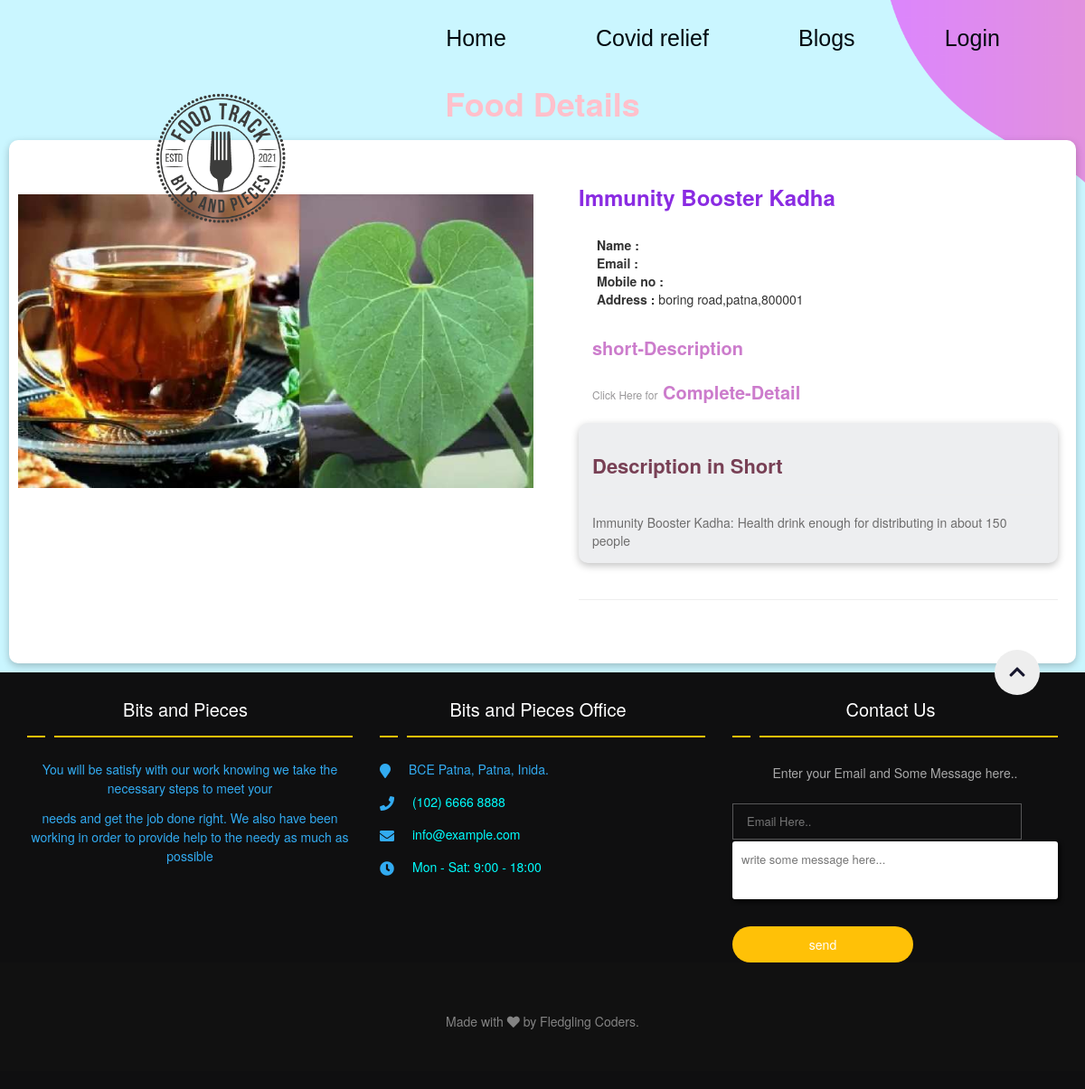
The page /food_details.php?id=7 on the database as committed earlier.
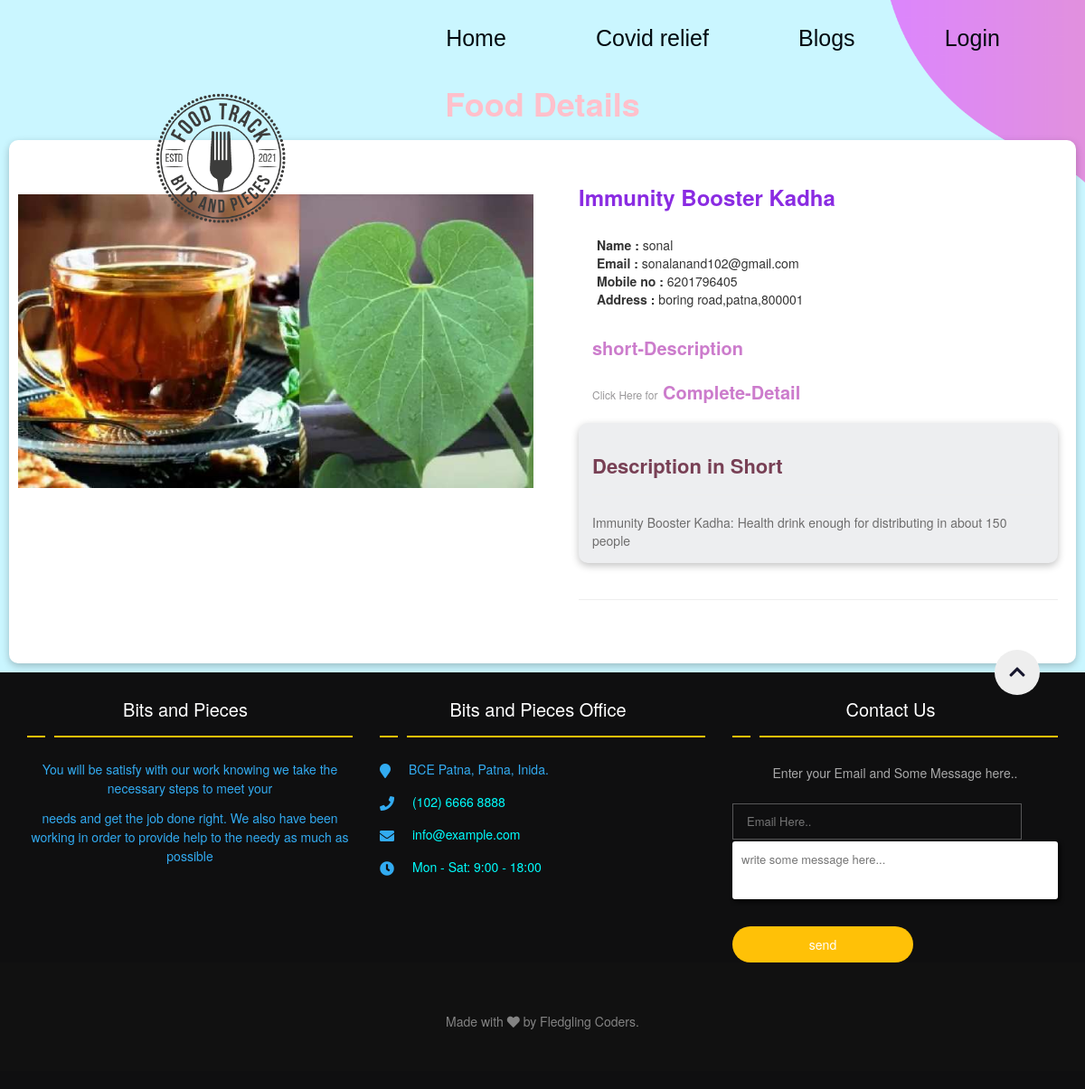
The same page on the database as committed later.
### tables this page shows
CREATE TABLE `posts` (
  `id` int(11) NOT NULL,
  `user_id` int(11) NOT NULL,
  `dType_id` int(11) NOT NULL,
  `objectName` varchar(255) NOT NULL,
  `objectImg` blob NOT NULL,
  `quantity` int(11) NOT NULL,
  `shrt_desc` mediumtext NOT NULL,
  `comp_desc` longtext NOT NULL,
  `status` int(11) NOT NULL DEFAULT 1,
  `createdAt` timestamp NOT NULL DEFAULT current_timestamp(),
  `duration` varchar(10) NOT NULL
);

CREATE TABLE `userdetails` (
  `id` int(11) NOT NULL,
  `userId` int(11) NOT NULL,
  `profilePic` blob NOT NULL,
  `alt_phn_no` bigint(20) NOT NULL,
  `pincode` bigint(20) NOT NULL,
  `city` varchar(255) NOT NULL,
  `state` varchar(255) NOT NULL,
  `address` varchar(255) NOT NULL,
  `area` varchar(255) NOT NULL,
  `landMark` varchar(255) NOT NULL,
  `createdAt` timestamp NOT NULL DEFAULT current_timestamp() ON UPDATE current_timestamp(),
  `status` int(11) NOT NULL DEFAULT 1
);

CREATE TABLE `registeredusers` (
  `id` int(11) NOT NULL,
  `name` varchar(255) NOT NULL,
  `emailId` varchar(255) NOT NULL,
  `phone` bigint(20) NOT NULL,
  `pswd` varchar(255) NOT NULL,
  `status` int(11) NOT NULL DEFAULT 1,
  `createdAt` timestamp NOT NULL DEFAULT current_timestamp()
);

### food_details.php (the view, shortened to what this page needs)
<?php
include('assets/SecondHeader.php');
?>
<div class="breadcrumb-section section bg-black pt-75 pb-75 pt-sm-55 pb-sm-55 pt-xs-45 pb-xs-45">
    <div class="container">
        <div class="row align-items-center">
            <div class="col-md-12">
                <div class="breadcrumb-title">
                    <h2 style=" font-size: 36px; font-weight: 700;color: pink;text-align: left;">Food Details</h2>
                </div>
            </div>
        </div>
    </div>
</div>
<div class="product-section section pt-100 pt-lg-80 pt-md-70 pt-sm-60 pt-xs-50  pb-50 pb-lg-30 pb-md-20 pb-sm-10 pb-xs-0"
    style="padding:10px;background-color:white;margin:10px;border-radius:10px;box-shadow: rgba(0, 0, 0, 0.24) 0px 3px 8px;">
    <div class="container">
        <div class="row">
            <div class="col-lg-12">
                <div class="row">
                    <?php
                    $sql = "SELECT * FROM `posts` WHERE id='" . $_GET['id'] . "'";
                    $query = mysqli_query($conn, $sql);
                    $row = mysqli_fetch_assoc($query);
                    $path = "images/posts/" . $row['objectImg'];
                    $user_id = $row['user_id'];
                    $userSql = "SELECT * FROM `registeredusers` WHERE id='$user_id'";
                    $userQ = mysqli_query($conn, $userSql);
                    $detail = mysqli_fetch_assoc($userQ);
                    $userAddSql = "SELECT * FROM `userdetails` WHERE userId='$user_id'";
                    $userAddQ = mysqli_query($conn, $userAddSql);
                    $addDetail = mysqli_fetch_assoc($userAddQ);
                    ?>
                    <div class="product-details col-12 mb-50 mb-sm-40 mb-xs-30">
                        <div class="product-inner row">
                            <div class="col-md-6 col-12 mb-xs-30">
                                <div class="product-image-slider">
                                    <div class="item" ><a href="<?php echo $path; ?>" target="_blank" class="gallery-popup"><img style="margin-top:50px;" src="<?php echo $path; ?>" alt=""></a>
                                    </div>
                                </div>
                            </div>
                            <div class="col-md-6 col-12 ">
                                <div class="content details" style="padding: 20px;">
                                    <h3 class="title" style="font-weight: 600;color:blueviolet;">
                                        <?php echo $row['objectName'] ?></h4>
                                    </h3>
                                    <div class="product-meta" style="padding: 20px;">
                                        <span class="posted-in"><b>Name :</b> <?php echo $detail['name']; ?></span><br>
                                        <span class="tagged-as"><b>Email :</b>
                                            <?php echo $detail['emailId']; ?></span><br>
                                        <span class="tagged-as"><b>Mobile no :</b>
                                            <?php echo $detail['phone']; ?></span><br>
                                        <span class="tagged-as"><b>Address :</b>
                                        </span><?php echo $addDetail['address'] . "," . $addDetail['pincode']; ?></span>
                                    </div>
                                    <ul class="product-details-tab-list nav">
                                        <li><a class="active show" href="#product-description" data-toggle="tab"
                                                style="width: 200px; font-size: 20px; font-weight: 700;color:#cc7ccc;text-align: left;">short-Description</a>
                                        </li>
                                        <li><a href="#product-review" data-toggle="tab"
                                                style="width: 270px; font-size: 20px; font-weight: 700;color: #cc7ccc;text-align: left;margin-bottom:10px;"><small
                                                    style=" font-size: 12px; font-weight: 400;color:#999799;text-align: left;">Click
                                                    Here for</small> Complete-Detail</a>
                                        </li>
                                    </ul>
                                    <div class="tab-content">
                                        <div id="product-description" class="tab-pane active show"
                                            style="background-color: #edeef0; padding:15px;border-radius:10px;box-shadow: rgba(0, 0, 0, 0.24) 0px 3px 8px;">
                                            <h3
                                                style=" font-size: 22px; font-weight: 700;color:#784055;text-align: left;">
                                                Description in Short</h3>
                                            <hr>
                                            <div class="product-description" style="color: #6e6d6d;">
                                                <?php echo $row['shrt_desc'] ?>
                                            </div>
                                        </div><br>
                                    </div>
                                    <hr>
                                    <div class="buttons">
                                    </div>
                                </div>
                            </div>
                        </div>
                    </div>
                </div>
            </div>
        </div>
    </div>
</div>
<?php
include("assets/footer.php");
?>

### assets/SecondHeader.php (shortened to what this page needs)
<!DOCTYPE html>
<html lang="en">
<head>
    <link rel="stylesheet" href="https://unpkg.com/aos@next/dist/aos.css" />
    <link rel="stylesheet" href="https://use.fontawesome.com/releases/v5.7.2/css/all.css"
>
    <link rel="stylesheet" href="https://maxcdn.bootstrapcdn.com/bootstrap/3.4.1/css/bootstrap.min.css">
    <link rel="stylesheet" href="css/all.css">
    <link href="https://unpkg.com/aos@2.3.1/dist/aos.css" rel="stylesheet">
</head>
<body>
    <header>
        <nav class="top-nav">
            <ul class="nav-list">
                <?php
                if ($_SESSION['is_logged_in'] == true) {
                ?>
                <li>
                    <a href="index.php?username=<?php echo $_SESSION['name']; ?>" class="nav-link"><img
                            src="images/logo1.png" alt="logo" style="width: 300px; height: 300px;"></a>
                </li>
                <li>
                    <a href="index.php?username=<?php echo $_SESSION['name']; ?>" class="nav-link">Home</a>
                </li>
                <li>
                    <a href="covid.php?username=<?php echo $_SESSION['name']; ?>" class="nav-link">Covid relief</a>
                </li>
                <li>
                    <a href="post.php?username=<?php echo $_SESSION['name']; ?>" class="nav-link">Post Something</a>
                </li>
                <li>
                    <a href="blog.php?username=<?php echo $_SESSION['name']; ?>" class="nav-link">Blogs</a>
                </li>
                <li>
                    <a href="profile.php?username=<?php echo $_SESSION['name']; ?>" class="nav-link">Profile</a>
                </li>
                <li>
                    <a href="logout.php?msg=logout" class="nav-link">Logout</a>
                </li>
                <?php
                } else {
                ?>
                <li>
                    <a href="index.php" class="nav-link"><img src="images/logo1.png" alt="logo"
                            style="width: 300px; height: 300px;"></a>
                </li>
                <li>
                    <a href="index.php" class="nav-link">Home</a>
                </li>
                <li>
                    <a href="covid.php" class="nav-link">Covid relief</a>
                </li>
                <li>
                    <a href="blog.php" class="nav-link">Blogs</a>
                </li>
                <li>
                    <a class="nav-link" data-toggle="modal" data-target="#myModal">Login</a>
                </li>
                <?php
                }
                ?>
            </ul>
        </nav>
    </header>

### assets/footer.php (shortened to what this page needs)
<footer class="c footer-section section bg-image" data-bg="assets/images/bg/footer-bg.jpg">
    <a href="#">
        <div class="up" id="up">
            <i class="fas fa-chevron-up"></i>
        </div>
    </a>
    <div
        class="footer-top section pt-100 pt-lg-80 pt-md-70 pt-sm-60 pt-xs-50 pb-85 pb-lg-65 pb-md-60 pb-sm-50 pb-xs-40">
        <div class="container">
            <div class="row">
                <div class="footer-widget col-lg-4 col-md-6 col-sm-6 col-12 mb-30">
                    <h4 class="title"><span class="text">Bits and Pieces </span></h4>
                    <ul>
                        <li><span> You will be satisfy with our work knowing we take the necessary steps to meet your
                            </span></li>
                        <li><span>needs and get the job done right. We also have been working in order to provide help
                                to the needy as much as possible</span></li>
                    </ul>
                </div>
                <div class="footer-widget col-lg-4 col-md-6 col-sm-6 col-12 mb-30">
                    <h4 class="title"><span class="text">Bits and Pieces Office</span></h4>
                    <ul>
                        <li><i class="fa fa-map-marker"></i><span> BCE Patna, Patna, Inida.</span></li>
                        <li><i class="fa fa-phone"></i><span><a href="#"> (102) 6666 8888</a></span></li>
                        <li><i class="fa fa-envelope"></i><span><a href="#">info@example.com</a></span></li>
                        <li><i class="fa fa-clock"></i><span><a href="#"> Mon - Sat: 9:00 - 18:00</a></span></li>
                    </ul>
                </div>
                <div class="footer-widget col-lg-4 col-md-6 col-sm-6 col-12 mb-30">
                    <h4 class="title"><span class="text">Contact Us</span></h4>
                    <p>Enter your Email and Some Message here.. </p>
                    <form id="mc-form" class="mc-form footer-newsletter">
                        <input id="mc-email" type="email" autocomplete="off" placeholder="Email Here.." required />
                        <textarea id="mc-email" placeholder="write some message here..."></textarea>
                        <button id="mc-submit">send</button>
                    </form>
                </div>
            </div>
        </div>
    </div>
    <div class="footer-bottom section">
        <div class="container">
            <div class="row">
                <div class="col-12">
                    <div class="copyright text-center">
                        <p> Made with <i class="fa fa-heart"></i> by
                            Fledgling Coders.</p>
                    </div>
                </div>
            </div>
        </div>
    </div>
</footer>
</body>
</html>

### css/all.css (style rules this page uses)
* { margin: 0; padding: 0; box-sizing: border-box; }
html { font-size: 10px; font-family: Roboto, sans-serif; color: #ebf4fa; }
body { background: url("../images/landingpage.png") no-repeat center fixed; background-size: cover; }
a { text-decoration: none; color: rgb(2, 11, 17); cursor: pointer; }
p { font-size: 1.8rem; font-weight: 300; color: #918151; opacity: 0.8; }
img { object-fit: cover; width: 100%; }
header { width: 100%; height: 75px; }
.top-nav { width: 100%; height: 75px; position: fixed; display: flex; justify-content: center; top: 0; z-index: 50; background-color: transparent; transition: all 1000ms cubic-bezier(1, 0, 0, 1); }
.nav-list { list-style: none; width: 100%; height: 75px; padding: 25px; display: flex; justify-content: space-evenly; }
.nav-link { font-family: "The Historia Demo", sans-serif; font-size: 25px; padding: 30px; }
.container { display: flex; flex-direction: column; align-items: center; justify-content: center; }
.c { width: 100%; text-align: center; background-color: #000008; padding: 2rem 0; position: relative; }
.up { position: absolute; width: 5rem; height: 5rem; background-color: #eee; top: -2.5rem; right: 5rem; border-radius: 100%; display: flex; animation: pulse 2s infinite; cursor: pointer; }
.up i { color: #16162d; font-size: 2rem; margin: auto; }
.c p { font-size: 1.4rem; }
.footer-section { background-size: cover; background-repeat: no-repeat; background-position: center center; position: relative; z-index: 1; }
.footer-section::before { position: absolute; left: 0; top: 0; width: 100%; height: 100%; content: ""; background-color: rgba(17, 17, 17, 0.9); z-index: -1; }
.footer-top { position: relative; }
.footer-widget { overflow: hidden; }
.footer-widget .title { position: relative; font-size: 20px; padding-bottom: 20px; margin-bottom: 25px; color: #ffffff; }
.footer-widget .title::before { content: ""; position: absolute; bottom: 0; left: 0; width: 20px; height: 2px; background-color: #ffc107; }
.footer-widget .title::after { content: ""; height: 2px; position: absolute; bottom: 0; width: calc(100% - 30px); left: 30px; background-color: #ffc107; }
.footer-widget .title .text { margin-right: 10px; }
.footer-widget p { font-size: 14px; color: rgba(255, 255, 255, 0.8); line-height: 2; }
.footer-widget ul li { color: rgba(255, 255, 255, 0.8); display: -webkit-box; display: -webkit-flex; display: -ms-flexbox; display: flex; font-size: 14px; line-height: 1.5; margin-bottom: 12px; color: rgb(50, 171, 241); }
.footer-widget ul li:last-child { margin-bottom: 0; }
.footer-widget ul li i { margin-right: 20px; line-height: 1.5; font-size: 16px; }
.footer-widget ul li span { overflow: hidden; }
.footer-widget ul li a { display: block; color: rgb(0, 255, 255); }
.footer-newsletter { display: -webkit-box; display: -webkit-flex; display: -ms-flexbox; display: flex; -webkit-flex-wrap: wrap; -ms-flex-wrap: wrap; flex-wrap: wrap; }
.footer-newsletter input, textarea { width: calc(100% - 40px); border: 1px solid rgba(255, 255, 255, 0.3); background-color: transparent; color: #ffffff; line-height: 24px; padding: 7px 15px; font-size: 13px; margin-top: 10px; }
.footer-newsletter button { margin-top: 10px; width: 200px; height: 40px; border: none; border-radius: 999px; background-color: #ffc107; color: #ffffff; }
.footer-bottom { padding: 50px 0; background-color: #111111; padding-bottom: 30px; }
.copyright p { line-height: 30px; color: rgba(255, 255, 255, 0.6); }
.buttons { display: flex; justify-content: space-between; padding: 10px; }
textarea { margin-top: 2px; margin-bottom: 20px; display: flex; align-items: center; width: 100%; resize: none; border: none; border-radius: 3px; padding: 8px 10px; box-shadow: 2px 2px 5px; color: black; background: white; }
.breadcrumb-title h2 { font-size: 36px; font-weight: 700; color: #ffffff; text-align: left; }

Rows that differ between the two databases and show on the page:
added registeredusers: name "sonal", emailId "sonalanand102@gmail.com", phone "6201796405"
